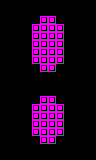

The image is a tile-based game level rendered from a .tmx file. Its description and source (layers, tilesets, objects; grid data summarised) follow:
An orthogonal 12x20 tile map with 8x8 px tiles, 1 tile layer (main).

<map version="1.0" orientation="orthogonal" renderorder="right-down" width="12" height="20" tilewidth="8" tileheight="8" nextobjectid="73">
 <properties>
  <property name="type" value="open" />
 </properties>
 <tileset firstgid="1" name="tiles" tilewidth="8" tileheight="8" tilecount="24" columns="6">
  <image source="../../../images/tiles.png" width="48" height="32" />
  <tile id="1">
   <properties>
    <property name="type" value="open" />
   </properties>
  </tile>
 </tileset>
 <layer name="main" width="12" height="20">
  <data>[240 cells, 44 non-empty, 1 distinct tile ids]</data>
 </layer>
 <objectgroup name="objects" />
 <objectgroup name="enemies" />
</map>
